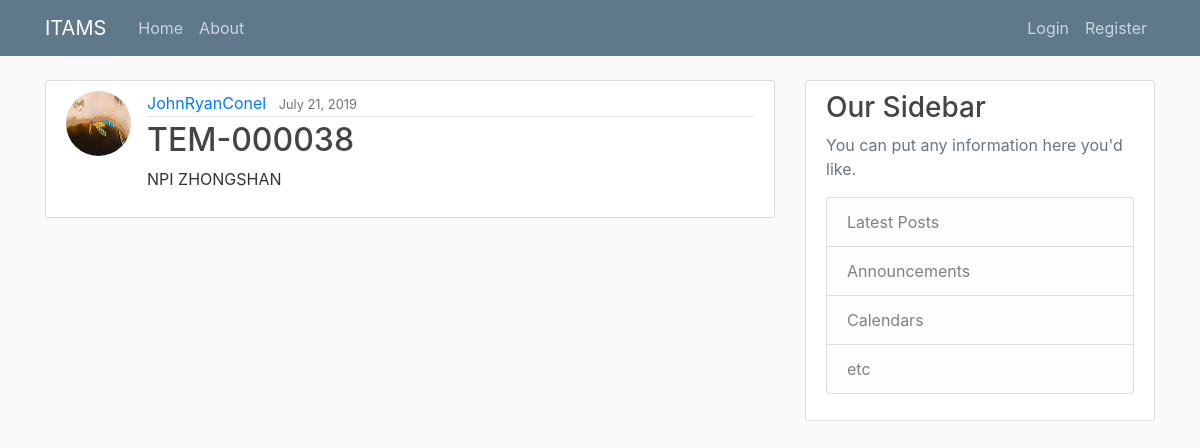
The page /asset/3284/ on the database its author committed.
### core/models.py (models this page shows, shortened)
class Asset(models.Model):
    name = models.CharField(max_length = 128)
    description = models.TextField()
    date_added = models.DateTimeField(default=timezone.now)
    added_by = models.ForeignKey(User, on_delete=models.CASCADE)

### users/models.py (models this page shows, shortened)
class Profile(models.Model):
    user = models.OneToOneField(User, on_delete=models.CASCADE)
    image = models.ImageField(default='default.jpg', upload_to='profile_pics')

### core/views.py (the view)
# urls.py: path('asset/<int:pk>/', AssetDetailView.as_view(), name='asset-detail'),
class AssetDetailView(DetailView):
    model = Asset

### core/templates/core/asset_detail.html (shortened to what this page needs)
{% extends "core/base.html" %}
{% block content %}
    <article class="media content-section">
        <img class="rounded-circle article-img" src="{{ object.added_by.profile.image.url }}">
        <div class="media-body">
            <div class="article-metadata">
            <a class="mr-2" href="{% url 'user-assets' object.added_by.username %}">{{ object.added_by }}</a>
            <small class="text-muted">{{ object.date_added|date:"F d, Y" }}</small>
            </div>
            <h2 class="article-title">{{ object.name }}</h2>
            <p class="article-content">{{ object.description }}</p>
        </div>
    </article>
{% endblock content %}

### core/static/core/main.css (style rules this page uses)
body { background: #fafafa; color: #333333; margin-top: 5rem; }
h1, h2, h3, h4, h5, h6 { color: #444444; }
.content-section { background: #ffffff; padding: 10px 20px; border: 1px solid #dddddd; border-radius: 3px; margin-bottom: 20px; }
.article-title { color: #444444; }
.article-content { white-space: pre-line; }
.article-img { height: 65px; width: 65px; margin-right: 16px; }
.article-metadata { padding-bottom: 1px; margin-bottom: 4px; border-bottom: 1px solid #e3e3e3 }

### rows shown on the page
Asset: added_by.profile.image (picture), added_by "JohnRyanConel", date_added "July 21, 2019", name "TEM-000038", description "NPI ZHONGSHAN"
